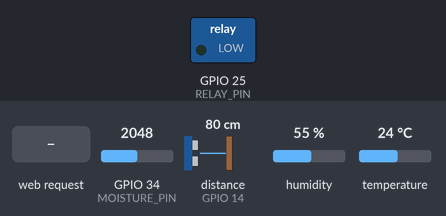
This sketch was run on a simulated ESP32. Shown: switched loads named in the sketch (green lamp = pin HIGH). The test bench sets the inputs (shaded band); at power-on: GPIO 34 (MOISTURE_PIN) = 2048, distance to the obstacle (sensor on GPIO 14) 80 cm, humidity 55 %, temperature 24 °C. The echo pulse lasts 58.3 µs per cm; WiFi joins after 1.5 s; servers stay silent unless stated; uploads are accepted with an empty reply; pins used as bus, display or sensor lines are not drawn; what the sketch prints to the serial monitor is not drawn.

Above: at 2.7 s.
2.8 s: HTTP request GET /motor/on received
At 5.7 s:
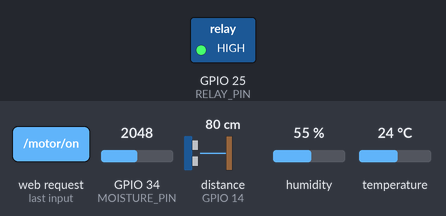
17.0 s: HTTP request GET /motor/off received
At 22.2 s:
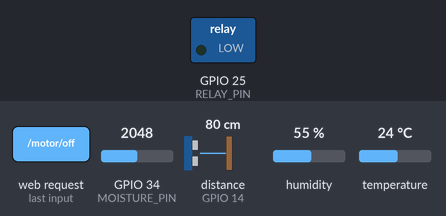
Timing chart, 0 to 23.7 s (numbered marks = the images above; inputs shaded):
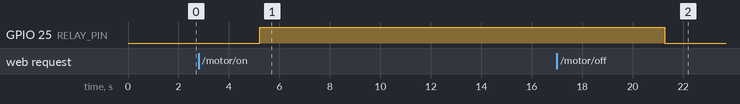

Measured:
- after the input at 2.8 s, GPIO 25 (RELAY_PIN): LOW → HIGH after 2.4 s
- after the input at 17.0 s, GPIO 25 (RELAY_PIN): HIGH → LOW after 4.3 s

The sketch:

Khaeptho.ino
```cpp
#include <WiFi.h>
#include <HTTPClient.h>
#include <ArduinoJson.h>
#include <DHT.h>

#define DHTPIN 21
#define DHTTYPE DHT22
#define TRIG_PIN 12
#define ECHO_PIN 14
#define RELAY_PIN 25
#define MOISTURE_PIN 34

DHT dht(DHTPIN, DHTTYPE);
WiFiServer server(80);
const char* ssid = "justtest";
const char* password = "wuplumber99";
const char* serverName = "http://192.168.1.39:5000/data";
unsigned long lastTime = 0;
unsigned long timerDelay = 5000;

void setup() {
  Serial.begin(115200);
  dht.begin();

  pinMode(TRIG_PIN, OUTPUT);
  pinMode(ECHO_PIN, INPUT);
  pinMode(RELAY_PIN, OUTPUT);
  digitalWrite(RELAY_PIN, LOW);

  WiFi.begin(ssid, password);
  Serial.println("Connecting");
  while(WiFi.status() != WL_CONNECTED) {
    delay(500);
    Serial.print(".");
  }
  Serial.println("");
  Serial.print("Connected to WiFi network with IP Address: ");
  Serial.println(WiFi.localIP());

  server.begin();
 }

void handleGetRequest() {
  WiFiClient client = server.available();
  if (client) {
    Serial.println("New client connected");

    String request = client.readStringUntil('\r');
    Serial.println(request);

    String url = request.substring(request.indexOf(' ') + 1);
    url = url.substring(0, url.indexOf(' '));
    Serial.println(url);
    if (url == "/motor") {
        int motor = digitalRead(RELAY_PIN);
        String response = "HTTP/1.1 200 OK\r\n";
        response += "Access-Control-Allow-Origin: *\r\n";
        response += "Content-Type: application/json\r\n\r\n";
        response += "{\"motor\":" + String(motor) + "}";
        client.print(response);
    } else if (url == "/motor/on") {
        digitalWrite(RELAY_PIN, HIGH);
        String response = "HTTP/1.1 200 OK\r\n";
        response += "Access-Control-Allow-Origin: *\r\n";
        response += "Content-Type: application/json\r\n\r\n";
        response += "{\"message\": \"Motor turned on\"}";
        client.print(response);
        while(1){
          bool isSendSuccess = postJsonToWebService();
          if(isSendSuccess) break;
        }
        while(1){
          bool isSaved = postDataToDB();
          if(isSaved) break;
        }
    } else if (url == "/motor/off") {
        digitalWrite(RELAY_PIN, LOW);
        String response = "HTTP/1.1 200 OK\r\n";
        response += "Access-Control-Allow-Origin: *\r\n";
        response += "Content-Type: application/json\r\n\r\n";
        response += "{\"message\": \"Motor turned off\"}";
        client.print(response);
        while(1){
          bool isSendSuccess = postJsonToWebService();
          if(isSendSuccess) break;
        }
        while(1){
          bool isSaved = postDataToDB();
          if(isSaved) break;
        }
      } else {
        String response = "HTTP/1.1 404 Not Found\r\n";
        response += "Access-Control-Allow-Origin: *\r\n";
        response += "Content-Type: application/json\r\n\r\n";
        response += "{\"message\": \"Invalid route\"}";
        client.print(response);
    }
    delay(1);
    client.stop();
    Serial.println("Client disconnected");
  }
}

bool postDataToDB() {
  if (WiFi.status() == WL_CONNECTED) {
      WiFiClient client;
      HTTPClient http;
      const char* routePath = "http://192.168.1.39:5000/database";
      http.begin(client, routePath);

      StaticJsonDocument<32> doc;
      doc["message"] = "save current data to db";
      String payload;
      serializeJson(doc, payload);

      http.addHeader("Content-Type", "application/json");
      int httpResponseCode = http.POST(payload);
      Serial.print("HTTP Response code: ");
      Serial.println(httpResponseCode);

      if (httpResponseCode == 200) {
        Serial.println("HTTP Request successful");
        http.end();
        return true;
      } else {
        Serial.print("HTTP Error: ");
        Serial.println(httpResponseCode);
        http.end();
        return false;
      }
  } else {
      WiFi.begin(ssid, password);
      while (WiFi.status() != WL_CONNECTED) {
        delay(1000);
        Serial.println("Connecting to WiFi...");
      }
   }
}

bool postJsonToWebService() {
    float distance = readWaterLevel();
    Serial.print("distance : ");
    Serial.println(distance);
    delayMicroseconds(100);

    float humidity = dht.readHumidity();
    Serial.print("humidity : ");
    Serial.println(humidity);
    delayMicroseconds(100);

    float temperature = dht.readTemperature();
    Serial.print("temperature : ");
    Serial.println(temperature);
    delayMicroseconds(100);

    int moisture = analogRead(MOISTURE_PIN);
    Serial.print("moisture : ");
    Serial.println(moisture);
    delayMicroseconds(100);

    int motor = digitalRead(RELAY_PIN);
    Serial.print("motor : ");
    Serial.println(motor);
    delayMicroseconds(100);

    if (WiFi.status() == WL_CONNECTED) {
      WiFiClient client;
      HTTPClient http;
      http.begin(client, serverName);

      StaticJsonDocument<128> doc;
      doc["water"] = distance;
      doc["humidity"] = humidity;
      doc["temperature"] = temperature;
      doc["moisture"] = moisture;
      doc["motor"] = motor;
      String payload;
      serializeJson(doc, payload);

      http.addHeader("Content-Type", "application/json");
      int httpResponseCode = http.POST(payload);
      Serial.print("HTTP Response code: ");
      Serial.println(httpResponseCode);

      if (httpResponseCode == 200) {
        Serial.println("HTTP Request successful");
        http.end();
        return true;
      } else {
        Serial.print("HTTP Error: ");
        Serial.println(httpResponseCode);
        http.end();
        return false;
      }
    } else {
      WiFi.begin(ssid, password);
      while (WiFi.status() != WL_CONNECTED) {
        delay(1000);
        Serial.println("Connecting to WiFi...");
      }
    }
}

float readWaterLevel(void){
  digitalWrite(TRIG_PIN, LOW);
  delayMicroseconds(2);
  digitalWrite(TRIG_PIN, HIGH);
  delayMicroseconds(10);
  digitalWrite(TRIG_PIN, LOW);
  float value = pulseIn(ECHO_PIN, HIGH) / 58.0;
  return value;
}

void loop() {
  if ((millis() - lastTime) > timerDelay) {

    while(1){
      bool isSendSuccess = postJsonToWebService();
      if(isSendSuccess) break;
    }

    handleGetRequest();

    lastTime = millis();
  }
}
```
